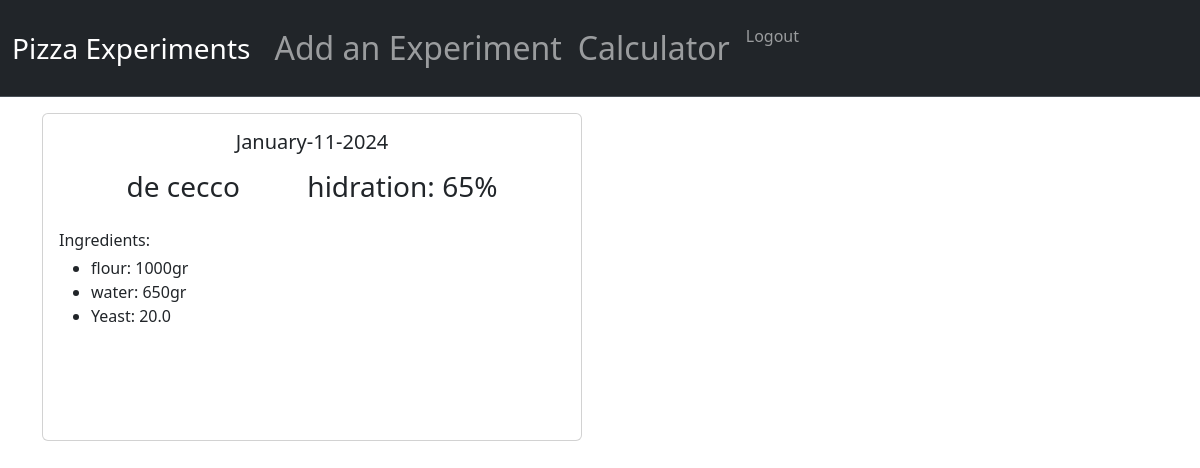
Page /experiment/4 (signed in) on the committed database.
### app.py (models this page shows)
class Experiment(db.Model):
   id = db.Column(db.Integer, primary_key=True)
   date = db.Column(db.DateTime, default=datetime.utcnow, nullable=False)
   flour_type = db.Column(db.String(50), nullable=False)
   flour_amount = db.Column(db.Integer, nullable=False)
   water_amount = db.Column(db.Integer, nullable=False)
   yeast_type = db.Column(db.String(50))
   yeast_amount = db.Column(db.Float)
   salt_amount = db.Column(db.Float)
   sugar_amount = db.Column(db.Float)
   oil_amount = db.Column(db.Float)
   temperature = db.Column(db.Float)
   maturation_time = db.Column(db.Float)
   procedure = db.Column(db.String(1000))
   result_vote = db.Column(db.Integer)
   result_comment = db.Column(db.String(500))
   user_id = db.Column(db.Integer, db.ForeignKey('user.id'), nullable=False)

### app.py (the view)
@app.route("/experiment/<experiment_id>", methods=['GET'])
@login_required
def experiment(experiment_id):
  experiment = Experiment.query.filter_by(id = experiment_id)
  return render_template("experiment.html", exp=experiment)

### app.py (called while the page is built)
@login_manager.user_loader
def load_user(user_id):
  return User.query.get(int(user_id))

### templates/experiment.html (shortened to what this page needs)
{% extends "layout.html" %}
{% block content %}
{% for e in exp %}
<div class="card mb-3 mt-3" style="max-width: 540px;">
  <div class="card-body">
    <h5 class="text-center mb-3">{{e.date.strftime("%B-%d-%Y")}}</h5>
      <div class="d-flex justify-content-evenly">
       <h3 class="card-title">{{e.flour_type}}</h3>
          {% set hidration = (e.water_amount*100)//e.flour_amount %}
        <h3 class="card-title">hidration:  {{hidration}}%</h3>
      </div>
    <div>
      <p class="card-text mt-3 mb-1">Ingredients:</p>
        <ul>
          <li>flour: {{e.flour_amount}}gr</li>
          <li>water: {{e.water_amount}}gr</li>
          {% if (e.yeast_type != "") and (e.yeast_amount != None) %}
           <li>{{e.yeast_type | truncate(40)}}: {{e.yeast_amount}}gr</li>
            {% elif e.yeast_type != None and e.yeast_amount == None%}
              <li>{{e.yeast_type}}</li>
            {% elif e.yeast_type == "" and e.yeast_amount != None%}
              <li>Yeast: {{e.yeast_amount}}</li>
          {% endif %}
        </ul>
</div>
{% endfor %}
{% endblock %}

### rows in the picture
Experiment: date "January-11-2024", flour_type "de cecco", hidration "65", flour_amount "1000", water_amount "650", yeast_amount "20.0"
